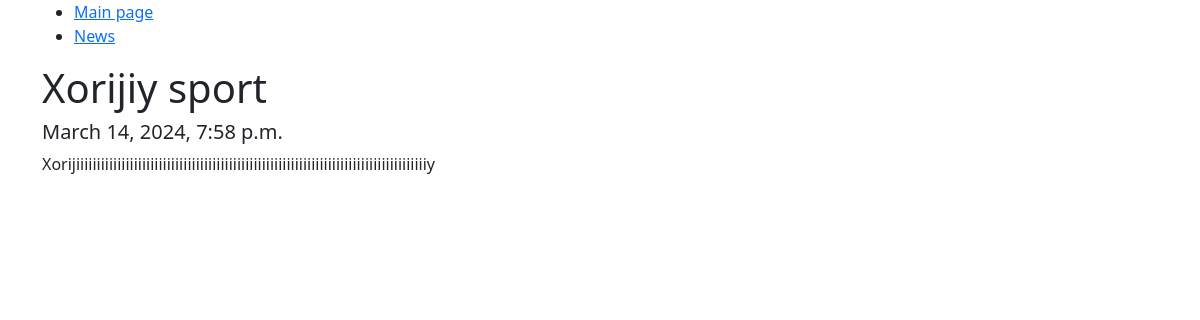
/news/3/, run on the app's committed database.
### app_news/models.py (models this page shows, shortened)
class News(models.Model):
    news_title = models.CharField(max_length=255, verbose_name='News title')
    news_txt = models.TextField(verbose_name='News content')
    news_date = models.DateTimeField(verbose_name='News inserted time', auto_now_add=True)
    news_category = models.ForeignKey(Category, on_delete=models.CASCADE, verbose_name='', null=True)
    views_count = models.IntegerField(verbose_name='Views count', default=0)
    class Meta:
        verbose_name = 'News'
        db_table = 'news' # app_news_news
        verbose_name_plural = 'News'
        ordering = ['id']

### app_news/views.py (the view)
# urls.py: path('<int:pk>/', news_detail, name='news_detail'),
def news_detail(request, pk):
    news = News.objects.get(id=pk)
    return render(request, 'news/news_detail.html', {'news': news})

### templates/news/news_detail.html (shortened to what this page needs)
{% extends 'base.html' %}
{% block content %}
	<h1>{{ news.news_title }}</h1>
    <h5>{{ news.news_date }}</h5>
    <p>{{ news.news_txt }}</p>
{% endblock %}

### data on the page
News: news_title "Xorijiy sport", news_date "March 14, 2024, 7:58 p.m.", news_txt "Xorijiiiiiiiiiiiiiiiiiiiiiiiiiiiiiiiiiiiiiiiiiiiiiiiiiiiiiiiiiiiiiiiiiiiiiiiiiiiiiiiiiiiiiy"
